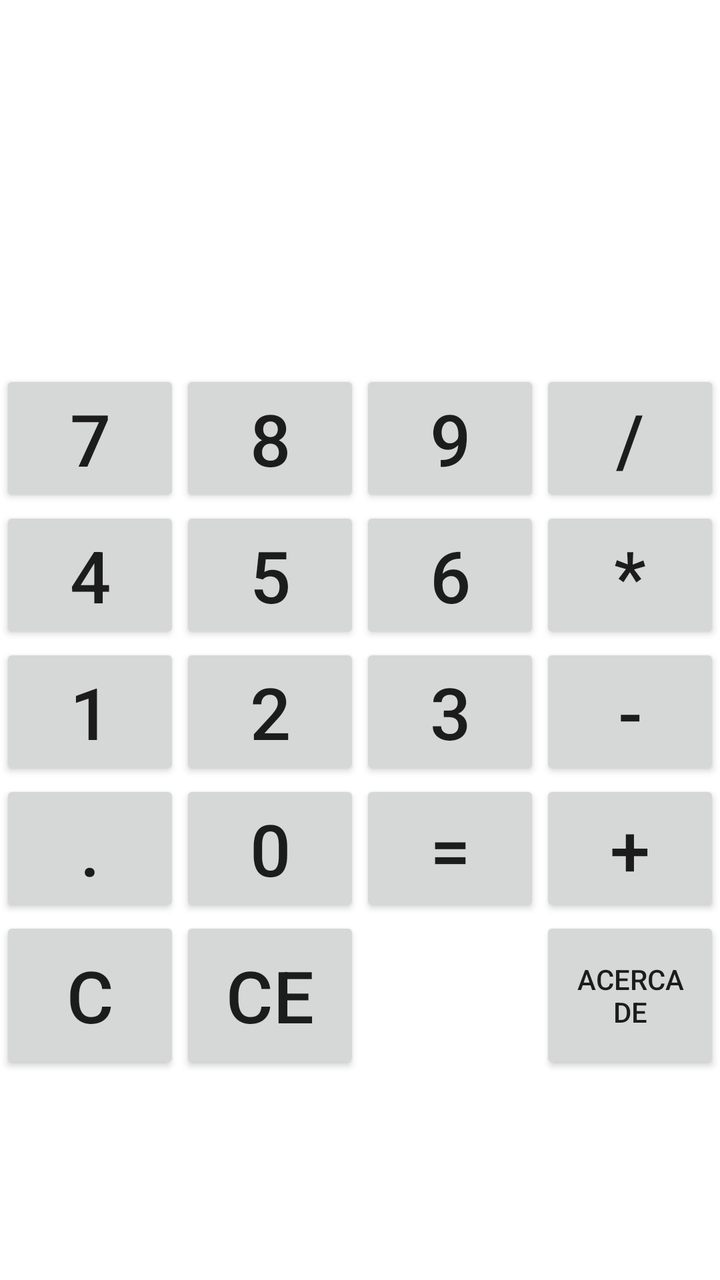
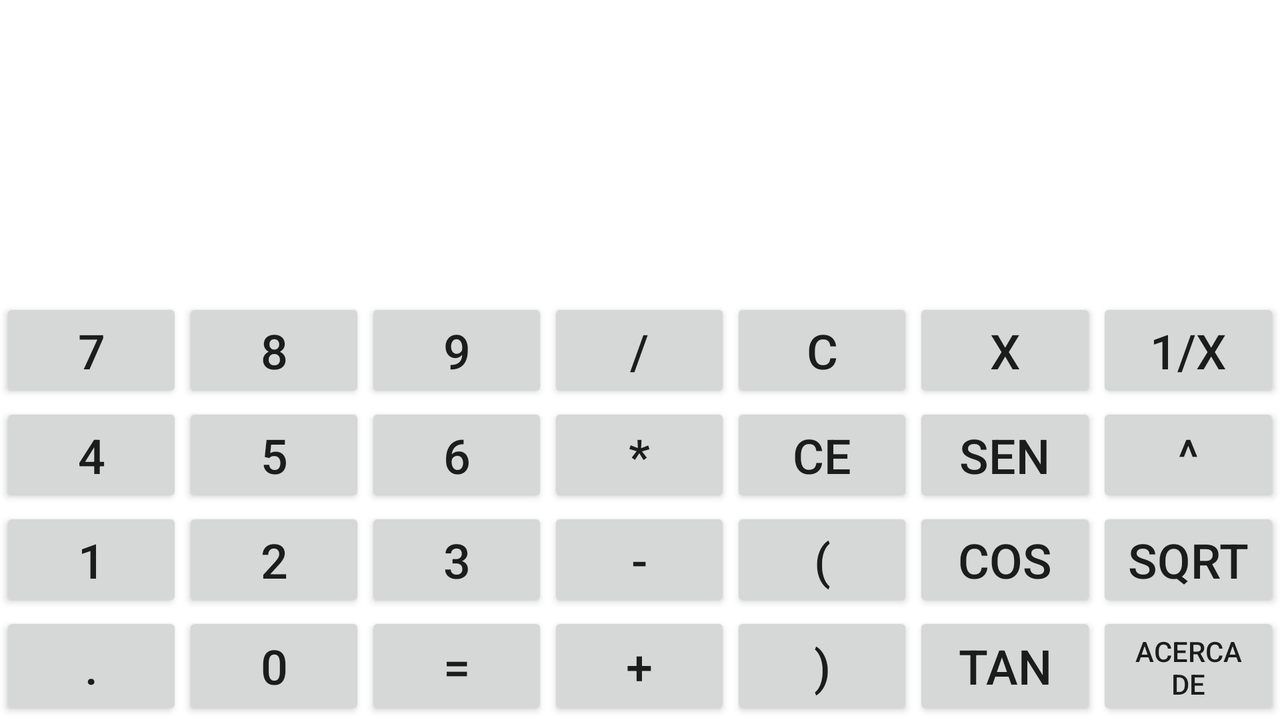

An Android layout and its configuration variant, each rendered on a device that would load it. The default file and the variant file are quoted in full after the pictures.
<!-- AndroidManifest.xml: activity theme SplashTheme -->
<!-- res/layout/activity_main.xml -->
<?xml version="1.0" encoding="utf-8"?>
<androidx.constraintlayout.widget.ConstraintLayout xmlns:android="http://schemas.android.com/apk/res/android"
    xmlns:app="http://schemas.android.com/apk/res-auto"
    xmlns:tools="http://schemas.android.com/tools"
    android:layout_width="match_parent"
    android:layout_height="match_parent"
    tools:context=".MainActivity">

    <LinearLayout
        android:layout_width="match_parent"
        android:layout_height="match_parent"
        android:orientation="horizontal"
        app:layout_constraintBottom_toTopOf="@+id/tableLayout"
        app:layout_constraintEnd_toEndOf="parent"
        app:layout_constraintHorizontal_bias="0.0"
        app:layout_constraintStart_toStartOf="parent"
        app:layout_constraintTop_toTopOf="parent">

        <TextView
            android:id="@+id/chain"
            android:layout_width="0dp"
            android:layout_height="match_parent"
            android:layout_weight="1"
            android:textSize="30sp" />

    </LinearLayout>

    <TableLayout
        android:id="@+id/tableLayout"
        android:layout_width="match_parent"
        android:layout_height="455dp"
        app:layout_constraintBottom_toBottomOf="parent"
        app:layout_constraintEnd_toEndOf="parent"
        app:layout_constraintHorizontal_bias="0.491"
        app:layout_constraintStart_toStartOf="parent">

        <TableRow
            android:layout_width="match_parent"
            android:layout_height="match_parent">

            <Button
                android:id="@+id/button_7"
                android:layout_width="match_parent"
                android:layout_height="match_parent"
                android:layout_weight="1"
                android:onClick="onClick"
                android:text="@string/btn_7"
                android:textSize="36sp"
                tools:ignore="ButtonStyle" />

            <Button
                android:id="@+id/button_8"
                android:layout_width="match_parent"
                android:layout_height="match_parent"
                android:layout_weight="1"
                android:onClick="onClick"
                android:text="@string/btn_8"
                android:textSize="36sp"
                tools:ignore="ButtonStyle" />

            <Button
                android:id="@+id/button_9"
                android:layout_width="match_parent"
                android:layout_height="match_parent"
                android:layout_weight="1"
                android:onClick="onClick"
                android:text="@string/btn_9"
                android:textSize="36sp"
                tools:ignore="ButtonStyle" />

            <Button
                android:id="@+id/button_div"
                android:layout_width="match_parent"
                android:layout_height="match_parent"
                android:layout_weight="1"
                android:onClick="onClick"
                android:text="@string/btn_div"
                android:textSize="36sp"
                tools:ignore="ButtonStyle" />
        </TableRow>

        <TableRow
            android:layout_width="match_parent"
            android:layout_height="match_parent">

            <Button
                android:id="@+id/button_4"
                android:layout_width="match_parent"
                android:layout_height="match_parent"
                android:layout_weight="1"
                android:onClick="onClick"
                android:text="@string/btn_4"
                android:textSize="36sp"
                tools:ignore="ButtonStyle" />

            <Button
                android:id="@+id/button_5"
                android:layout_width="match_parent"
                android:layout_height="match_parent"
                android:layout_weight="1"
                android:onClick="onClick"
                android:text="@string/btn_5"
                android:textSize="36sp"
                tools:ignore="ButtonStyle" />

            <Button
                android:id="@+id/button_6"
                android:layout_width="match_parent"
                android:layout_height="match_parent"
                android:layout_weight="1"
                android:onClick="onClick"
                android:text="@string/btn_6"
                android:textSize="36sp"
                tools:ignore="ButtonStyle" />

            <Button
                android:id="@+id/button_mul"
                android:layout_width="match_parent"
                android:layout_height="match_parent"
                android:layout_weight="1"
                android:onClick="onClick"
                android:text="@string/btn_mul"
                android:textSize="36sp"
                tools:ignore="ButtonStyle" />
        </TableRow>

        <TableRow
            android:layout_width="match_parent"
            android:layout_height="match_parent">

            <Button
                android:id="@+id/button_1"
                android:layout_width="match_parent"
                android:layout_height="match_parent"
                android:layout_weight="1"
                android:onClick="onClick"
                android:text="@string/btn_1"
                android:textSize="36sp"
                tools:ignore="ButtonStyle" />

            <Button
                android:id="@+id/button_2"
                android:layout_width="match_parent"
                android:layout_height="match_parent"
                android:layout_weight="1"
                android:onClick="onClick"
                android:text="@string/btn_2"
                android:textSize="36sp"
                tools:ignore="ButtonStyle" />

            <Button
                android:id="@+id/button_3"
                android:layout_width="match_parent"
                android:layout_height="match_parent"
                android:layout_weight="1"
                android:onClick="onClick"
                android:text="@string/btn_3"
                android:textSize="36sp"
                tools:ignore="ButtonStyle" />

            <Button
                android:id="@+id/button_minus"
                android:layout_width="match_parent"
                android:layout_height="match_parent"
                android:layout_weight="1"
                android:onClick="onClick"
                android:text="@string/btn_min"
                android:textSize="36sp"
                tools:ignore="ButtonStyle" />
        </TableRow>

        <TableRow
            android:layout_width="wrap_content"
            android:layout_height="71dp">

            <Button
                android:id="@+id/button_point"
                android:layout_width="match_parent"
                android:layout_height="match_parent"
                android:layout_weight="1"
                android:onClick="onClick"
                android:text="@string/btn_point"
                android:textSize="36sp"
                tools:ignore="ButtonStyle" />

            <Button
                android:id="@+id/button_0"
                android:layout_width="match_parent"
                android:layout_height="match_parent"
                android:layout_weight="1"
                android:onClick="onClick"
                android:text="@string/btn_0"
                android:textSize="36sp"
                tools:ignore="ButtonStyle" />

            <Button
                android:id="@+id/button_equal"
                android:layout_width="match_parent"
                android:layout_height="match_parent"
                android:layout_weight="1"
                android:onClick="onClick"
                android:text="@string/btn_equal"
                android:textSize="36sp"
                tools:ignore="ButtonStyle" />

            <Button
                android:id="@+id/button_plus"
                android:layout_width="match_parent"
                android:layout_height="match_parent"
                android:layout_weight="1"
                android:onClick="onClick"
                android:text="@string/btn_plus"
                android:textSize="36sp"
                tools:ignore="ButtonStyle" />
        </TableRow>

        <TableRow
            android:layout_width="match_parent"
            android:layout_height="match_parent">

            <Button
                android:id="@+id/button_clear"
                android:layout_width="match_parent"
                android:layout_height="match_parent"
                android:layout_weight="1"
                android:onClick="onClick"
                android:text="@string/btn_clear"
                android:textSize="36sp"
                tools:ignore="ButtonStyle" />

            <Button
                android:id="@+id/button_clear_all"
                android:layout_width="match_parent"
                android:layout_height="match_parent"
                android:layout_weight="1"
                android:onClick="onClick"
                android:text="@string/btn_clear_all"
                android:textSize="36sp"
                tools:ignore="ButtonStyle" />

            <Space
                android:layout_width="match_parent"
                android:layout_height="match_parent"
                android:layout_weight="1" />

            <Button
                android:id="@+id/button_about"
                android:layout_width="match_parent"
                android:layout_height="match_parent"
                android:layout_weight="1"
                android:onClick="onClick"
                android:text="@string/btn_about"
                tools:ignore="ButtonStyle" />

        </TableRow>

    </TableLayout>

</androidx.constraintlayout.widget.ConstraintLayout>
<!-- resources referenced by this layout -->
<resources>
  <string name="btn_0" translatable="false">0</string>
  <string name="btn_1" translatable="false">1</string>
  <string name="btn_2" translatable="false">2</string>
  <string name="btn_3" translatable="false">3</string>
  <string name="btn_4" translatable="false">4</string>
  <string name="btn_5" translatable="false">5</string>
  <string name="btn_6" translatable="false">6</string>
  <string name="btn_7" translatable="false">7</string>
  <string name="btn_8" translatable="false">8</string>
  <string name="btn_9" translatable="false">9</string>
  <string name="btn_about">Acerca\nde</string>
  <string name="btn_clear" translatable="false">C</string>
  <string name="btn_clear_all" translatable="false">CE</string>
  <string name="btn_div" translatable="false">/</string>
  <string name="btn_equal" translatable="false">=</string>
  <string name="btn_min" translatable="false">-</string>
  <string name="btn_mul" translatable="false">*</string>
  <string name="btn_plus" translatable="false">+</string>
  <string name="btn_point" translatable="false">.</string>
  <style name="SplashTheme" parent="AppTheme">
      <item name="android:windowBackground">@drawable/splash</item>
  </style>
  <style name="AppTheme" parent="Theme.AppCompat.Light.DarkActionBar">
          
          <item name="colorPrimary">@color/colorPrimary</item>
          <item name="colorPrimaryDark">@color/colorPrimaryDark</item>
          <item name="colorAccent">@color/colorAccent</item>
      </style>
  <!-- drawable splash (drawable) -->
  <?xml version="1.0" encoding="utf-8"?>
  <layer-list xmlns:android="http://schemas.android.com/apk/res/android">
      <item android:drawable="@color/colorPrimary"/>
      <item>
          <bitmap
              android:gravity="center"
              android:src="@drawable/numeros"/>
      </item>
  </layer-list>
</resources>
<!-- res/layout-land/activity_main.xml (the repository's variant of the layout above) -->
<!-- drawn on the phone turned sideways -->
<?xml version="1.0" encoding="utf-8"?>
<androidx.constraintlayout.widget.ConstraintLayout xmlns:android="http://schemas.android.com/apk/res/android"
    xmlns:app="http://schemas.android.com/apk/res-auto"
    xmlns:tools="http://schemas.android.com/tools"
    android:layout_width="match_parent"
    android:layout_height="match_parent"
    tools:context=".MainActivity">

    <LinearLayout
        android:layout_width="match_parent"
        android:layout_height="61dp"
        android:orientation="horizontal"
        app:layout_constraintBottom_toTopOf="@+id/tableLayout"
        app:layout_constraintEnd_toEndOf="parent"
        app:layout_constraintHorizontal_bias="1.0"
        app:layout_constraintStart_toStartOf="parent"
        app:layout_constraintTop_toTopOf="parent"
        app:layout_constraintVertical_bias="0.0">

        <TextView
            android:id="@+id/chain"
            android:layout_width="0dp"
            android:layout_height="wrap_content"
            android:layout_weight="1"
            android:textSize="30sp" />

    </LinearLayout>

    <TableLayout
        android:id="@+id/tableLayout"
        android:layout_width="match_parent"
        android:layout_height="211dp"
        app:layout_constraintBottom_toBottomOf="parent"
        app:layout_constraintEnd_toEndOf="parent"
        app:layout_constraintHorizontal_bias="0.491"
        app:layout_constraintStart_toStartOf="parent"
        app:layout_constraintTop_toTopOf="parent"
        app:layout_constraintVertical_bias="1.0">

        <TableRow
            android:layout_width="match_parent"
            android:layout_height="match_parent">

            <Button
                android:id="@+id/button_7"
                android:layout_width="match_parent"
                android:layout_height="match_parent"
                android:layout_weight="1"
                android:onClick="onClick"
                android:text="@string/btn_7"
                android:textSize="24sp"
                tools:ignore="ButtonStyle" />

            <Button
                android:id="@+id/button_8"
                android:layout_width="match_parent"
                android:layout_height="match_parent"
                android:layout_weight="1"
                android:onClick="onClick"
                android:text="@string/btn_8"
                android:textSize="24sp"
                tools:ignore="ButtonStyle" />

            <Button
                android:id="@+id/button_9"
                android:layout_width="match_parent"
                android:layout_height="match_parent"
                android:layout_weight="1"
                android:onClick="onClick"
                android:text="@string/btn_9"
                android:textSize="24sp"
                tools:ignore="ButtonStyle" />

            <Button
                android:id="@+id/button_div"
                android:layout_width="match_parent"
                android:layout_height="match_parent"
                android:layout_weight="1"
                android:onClick="onClick"
                android:text="@string/btn_div"
                android:textSize="24sp"
                tools:ignore="ButtonStyle" />

            <Button
                android:id="@+id/button_clear"
                android:layout_width="match_parent"
                android:layout_height="match_parent"
                android:layout_weight="1"
                android:onClick="onClick"
                android:text="@string/btn_clear"
                android:textSize="24sp"
                tools:ignore="ButtonStyle" />

            <Button
                android:id="@+id/button_var"
                android:layout_width="match_parent"
                android:layout_height="match_parent"
                android:layout_weight="1"
                android:onClick="onClick"
                android:text="@string/btn_var"
                android:textSize="24sp"
                tools:ignore="ButtonStyle" />

            <Button
                android:id="@+id/button_reverse"
                android:layout_width="match_parent"
                android:layout_height="match_parent"
                android:layout_weight="1"
                android:onClick="onClick"
                android:text="@string/btn_reverse"
                android:textSize="24sp"
                tools:ignore="ButtonStyle" />
        </TableRow>

        <TableRow
            android:layout_width="match_parent"
            android:layout_height="match_parent" >

            <Button
                android:id="@+id/button_4"
                android:layout_width="match_parent"
                android:layout_height="match_parent"
                android:layout_weight="1"
                android:onClick="onClick"
                android:text="@string/btn_4"
                android:textSize="24sp"
                tools:ignore="ButtonStyle" />

            <Button
                android:id="@+id/button_5"
                android:layout_width="match_parent"
                android:layout_height="match_parent"
                android:layout_weight="1"
                android:onClick="onClick"
                android:text="@string/btn_5"
                android:textSize="24sp"
                tools:ignore="ButtonStyle" />

            <Button
                android:id="@+id/button_6"
                android:layout_width="match_parent"
                android:layout_height="match_parent"
                android:layout_weight="1"
                android:onClick="onClick"
                android:text="@string/btn_6"
                android:textSize="24sp"
                tools:ignore="ButtonStyle" />

            <Button
                android:id="@+id/button_mul"
                android:layout_width="match_parent"
                android:layout_height="match_parent"
                android:layout_weight="1"
                android:onClick="onClick"
                android:text="@string/btn_mul"
                android:textSize="24sp"
                tools:ignore="ButtonStyle" />

            <Button
                android:id="@+id/button_clear_all"
                android:layout_width="match_parent"
                android:layout_height="match_parent"
                android:layout_weight="1"
                android:onClick="onClick"
                android:text="@string/btn_clear_all"
                android:textSize="24sp"
                tools:ignore="ButtonStyle" />

            <Button
                android:id="@+id/button_sen"
                android:layout_width="match_parent"
                android:layout_height="match_parent"
                android:layout_weight="1"
                android:onClick="onClick"
                android:text="@string/btn_sen"
                android:textSize="24sp"
                tools:ignore="ButtonStyle" />

            <Button
                android:id="@+id/button_p"
                android:layout_width="match_parent"
                android:layout_height="match_parent"
                android:layout_weight="1"
                android:onClick="onClick"
                android:text="@string/btn_pot"
                android:textSize="24sp"
                tools:ignore="ButtonStyle" />

        </TableRow>

        <TableRow
            android:layout_width="match_parent"
            android:layout_height="match_parent">

            <Button
                android:id="@+id/button_1"
                android:layout_width="match_parent"
                android:layout_height="match_parent"
                android:layout_weight="1"
                android:onClick="onClick"
                android:text="@string/btn_1"
                android:textSize="24sp"
                tools:ignore="ButtonStyle" />

            <Button
                android:id="@+id/button_2"
                android:layout_width="match_parent"
                android:layout_height="match_parent"
                android:layout_weight="1"
                android:onClick="onClick"
                android:text="@string/btn_2"
                android:textSize="24sp"
                tools:ignore="ButtonStyle" />

            <Button
                android:id="@+id/button_3"
                android:layout_width="match_parent"
                android:layout_height="match_parent"
                android:layout_weight="1"
                android:onClick="onClick"
                android:text="@string/btn_3"
                android:textSize="24sp"
                tools:ignore="ButtonStyle" />

            <Button
                android:id="@+id/button_minus"
                android:layout_width="match_parent"
                android:layout_height="match_parent"
                android:layout_weight="1"
                android:onClick="onClick"
                android:text="@string/btn_min"
                android:textSize="24sp"
                tools:ignore="ButtonStyle" />

            <Button
                android:id="@+id/button_par0"
                android:layout_width="match_parent"
                android:layout_height="match_parent"
                android:layout_weight="1"
                android:onClick="onClick"
                android:text="@string/btn_par0"
                android:textSize="24sp"
                tools:ignore="ButtonStyle" />

            <Button
                android:id="@+id/button_cos"
                android:layout_width="match_parent"
                android:layout_height="match_parent"
                android:layout_weight="1"
                android:onClick="onClick"
                android:text="@string/btn_cos"
                android:textSize="24sp"
                tools:ignore="ButtonStyle" />

            <Button
                android:id="@+id/button_sqrt"
                android:layout_width="match_parent"
                android:layout_height="match_parent"
                android:layout_weight="1"
                android:onClick="onClick"
                android:text="@string/dtn_sqrt"
                android:textSize="24sp"
                tools:ignore="ButtonStyle" />
        </TableRow>

        <TableRow
            android:layout_width="match_parent"
            android:layout_height="match_parent">

            <Button
                android:id="@+id/button_point"
                android:layout_width="match_parent"
                android:layout_height="match_parent"
                android:layout_weight="1"
                android:onClick="onClick"
                android:text="@string/btn_point"
                android:textSize="24sp"
                tools:ignore="ButtonStyle" />

            <Button
                android:id="@+id/button_0"
                android:layout_width="match_parent"
                android:layout_height="match_parent"
                android:layout_weight="1"
                android:onClick="onClick"
                android:text="@string/btn_0"
                android:textSize="24sp"
                tools:ignore="ButtonStyle" />

            <Button
                android:id="@+id/button_equal"
                android:layout_width="match_parent"
                android:layout_height="match_parent"
                android:layout_weight="1"
                android:onClick="onClick"
                android:text="@string/btn_equal"
                android:textSize="24sp"
                tools:ignore="ButtonStyle" />

            <Button
                android:id="@+id/button_plus"
                android:layout_width="match_parent"
                android:layout_height="match_parent"
                android:layout_weight="1"
                android:onClick="onClick"
                android:text="@string/btn_plus"
                android:textSize="24sp"
                tools:ignore="ButtonStyle" />

            <Button
                android:id="@+id/button_par1"
                android:layout_width="match_parent"
                android:layout_height="match_parent"
                android:layout_weight="1"
                android:onClick="onClick"
                android:text="@string/btn_par1"
                android:textSize="24sp"
                tools:ignore="ButtonStyle" />

            <Button
                android:id="@+id/button_tan"
                android:layout_width="match_parent"
                android:layout_height="match_parent"
                android:layout_weight="1"
                android:onClick="onClick"
                android:text="@string/btn_tan"
                android:textSize="24sp"
                tools:ignore="ButtonStyle" />

            <Button
                android:id="@+id/button_about"
                android:layout_width="match_parent"
                android:layout_height="match_parent"
                android:layout_weight="1"
                android:onClick="onClick"
                android:text="@string/btn_about"
                android:textSize="14sp"
                tools:ignore="ButtonStyle" />
        </TableRow>

    </TableLayout>

</androidx.constraintlayout.widget.ConstraintLayout>
<!-- resources referenced by the variant -->
<!-- as the phone turned sideways resolves them -->
<resources>
  <string name="btn_0" translatable="false">0</string>
  <string name="btn_1" translatable="false">1</string>
  <string name="btn_2" translatable="false">2</string>
  <string name="btn_3" translatable="false">3</string>
  <string name="btn_4" translatable="false">4</string>
  <string name="btn_5" translatable="false">5</string>
  <string name="btn_6" translatable="false">6</string>
  <string name="btn_7" translatable="false">7</string>
  <string name="btn_8" translatable="false">8</string>
  <string name="btn_9" translatable="false">9</string>
  <string name="btn_about">Acerca\nde</string>
  <string name="btn_clear" translatable="false">C</string>
  <string name="btn_clear_all" translatable="false">CE</string>
  <string name="btn_cos" translatable="false">cos</string>
  <string name="btn_div" translatable="false">/</string>
  <string name="btn_equal" translatable="false">=</string>
  <string name="btn_min" translatable="false">-</string>
  <string name="btn_mul" translatable="false">*</string>
  <string name="btn_par0" translatable="false">(</string>
  <string name="btn_par1" translatable="false">)</string>
  <string name="btn_plus" translatable="false">+</string>
  <string name="btn_point" translatable="false">.</string>
  <string name="btn_pot" translatable="false">^</string>
  <string name="btn_reverse" translatable="false">1/x</string>
  <string name="btn_sen">sen</string>
  <string name="btn_tan" translatable="false">tan</string>
  <string name="btn_var" translatable="false">x</string>
  <string name="dtn_sqrt" translatable="false">sqrt</string>
  <style name="SplashTheme" parent="AppTheme">
      <item name="android:windowBackground">@drawable/splash</item>
  </style>
  <style name="AppTheme" parent="Theme.AppCompat.Light.DarkActionBar">
          
          <item name="colorPrimary">@color/colorPrimary</item>
          <item name="colorPrimaryDark">@color/colorPrimaryDark</item>
          <item name="colorAccent">@color/colorAccent</item>
      </style>
  <!-- drawable splash (drawable) -->
  <?xml version="1.0" encoding="utf-8"?>
  <layer-list xmlns:android="http://schemas.android.com/apk/res/android">
      <item android:drawable="@color/colorPrimary"/>
      <item>
          <bitmap
              android:gravity="center"
              android:src="@drawable/numeros"/>
      </item>
  </layer-list>
</resources>
